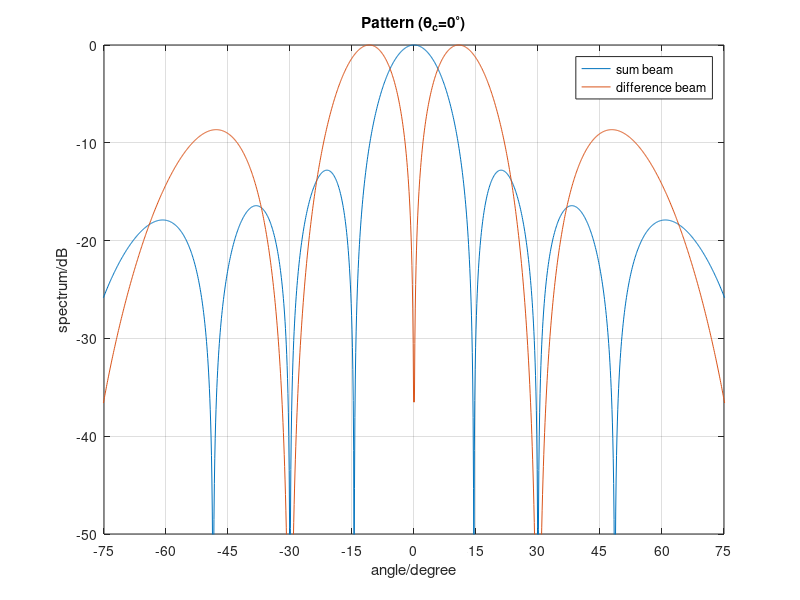
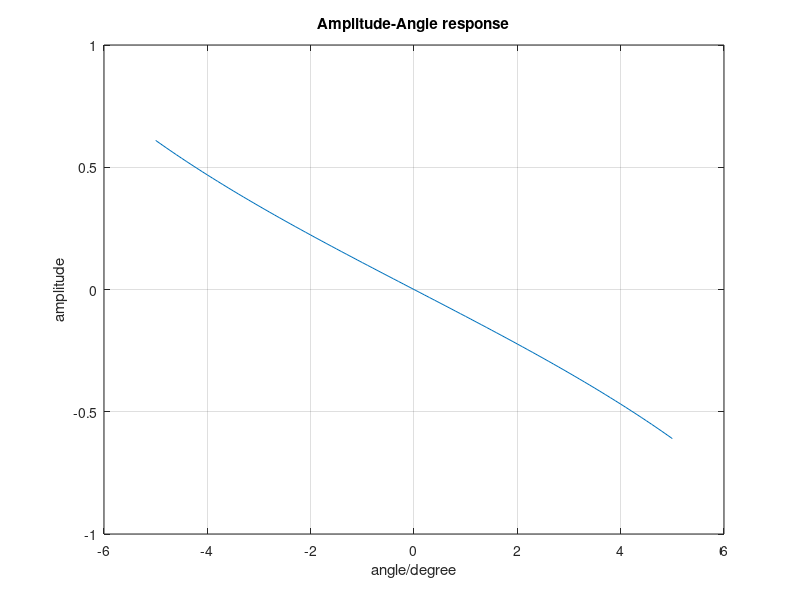

The MATLAB script that drew these images, in order:
num_array = 2*4;
f = 10e9;
c = 3e8;
wavelength = c/f;
margin = wavelength/2;
theta_signal = 0;

weight_leftSubArray = exp(-1j*2*pi*margin*(0: num_array/2 - 1)'*sind(theta_signal)/wavelength);
weight_rightSubArray = exp(-1j*2*pi*margin*(num_array/2: num_array - 1)'*sind(theta_signal)/wavelength);

theta = (-80: 0.1: 80)';
pattern_left = zeros(length(theta), 1);
pattern_right = zeros(length(theta), 1);
for n = 1: length(theta)
    steerVec_left = exp(-1j*2*pi*margin*(0: num_array/2 - 1)'*sind(theta(n))/wavelength);
    steerVec_right = exp(-1j*2*pi*margin*(num_array/2: num_array - 1)'*sind(theta(n))/wavelength);
    pattern_left(n) = weight_leftSubArray'*steerVec_left;
    pattern_right(n) = weight_rightSubArray'*steerVec_right;
end
sum_beam = pattern_left + pattern_right;
difference_beam = pattern_right - pattern_left;
figure(1)
plot(theta, 20*log10(abs(sum_beam)/max(abs(sum_beam))))
hold on
plot(theta, 20*log10(abs(difference_beam)/max(abs(difference_beam))))
hold off
legend('sum beam', 'difference beam')
set(gca, 'XTICK', -75: 15: 75)
grid on
axis([-75, 75, -50, 0])
xlabel('angle/degree')
ylabel('spectrum/dB')
title('Pattern (\theta_c=0^\circ)')

ratio = difference_beam./sum_beam;
figure(2)
plot(theta(find(theta == -5): find(theta == 5)),...
    imag(ratio(find(theta == -5): find(theta == 5))))
grid on
xlabel('angle/degree')
ylabel('amplitude')
title('Amplitude-Angle response')